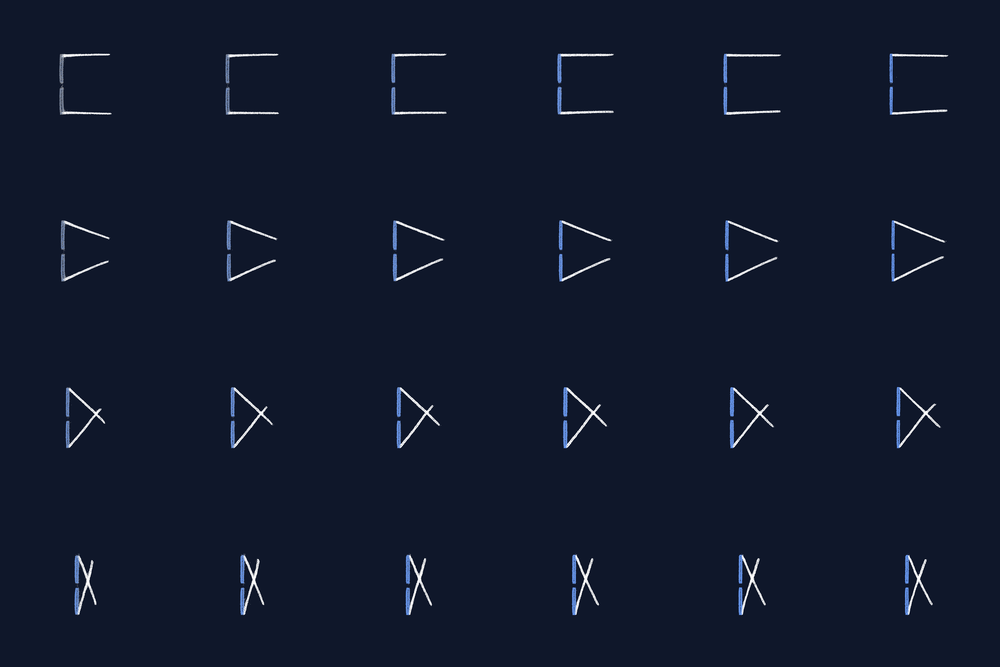
#> input picture data/20251108-171313/grid_xy.png, 1000 x 667 px, shrunk from 4800 x 3200 before the run
$ python image_combine.py -i data/20251108-171313
#> lines starting #> are read from the running program, lines starting #| are printed output that depends on the picture
"""Combine center-cropped PNG images from a folder into an n x n grid.

Usage:
    python image_combine.py --in-folder path/to/pngs --out combined.png --grid 4 --crop 0.7

Behavior:
- Reads all .png files in the input folder, sorted by numeric sequence when possible.
- Center-crops each image to the given fraction (0.7 -> keep center 70% x 70%).
- Resizes cropped tiles to a consistent tile size (based on the first image's crop size).
- Pastes up to grid*grid images into an n x n canvas, filling empty cells with black.
- Saves the combined image to --out (default: combined.png).

"""
from pathlib import Path
import argparse
import re
from PIL import Image
import sys
import time


def _natural_key(p: Path):
    """Return a key for sorting that tries to use the first integer in filename, else the name."""
    s = p.stem
    m = re.search(r"(\d+)", s)
    if m:
        return (0, int(m.group(1)), s)
    return (1, s)


def center_crop(img: Image.Image, fraction: float) -> Image.Image:
#> called with fraction = 0.8
    if not (0 < fraction <= 1.0):
        raise ValueError("crop fraction must be in (0, 1]")
    w, h = img.size
#> w = 1000; h = 667
    cw = int(round(w * fraction))
#> cw = 800
    ch = int(round(h * fraction))
#> ch = 534
    left = (w - cw) // 2
#> left = 100
    top = (h - ch) // 2
#> top = 66
    return img.crop((left, top, left + cw, top + ch))
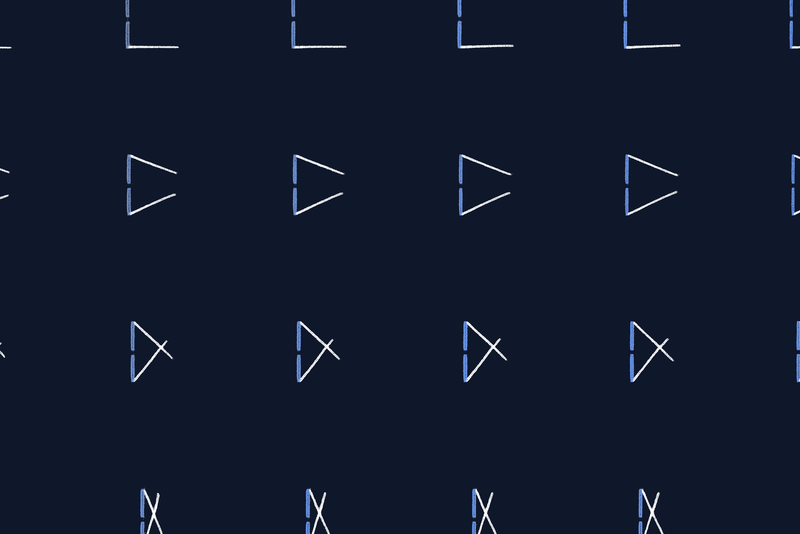
#> returned value: PIL image 800x534 RGBA; mean R, G, B, A 17.3, 25.5, 44.7, 255


def combine_images(folder: Path, out_path: Path, n: int = 4, m: int = 4, crop: float = 0.7):
    pngs = sorted(folder.glob("*.png"), key=_natural_key)
    if not pngs:
        raise FileNotFoundError(f"No .png files found in: {folder}")

    max_tiles = n * m
    selected = pngs[:max_tiles]

    # Open first image to get tile size after crop
    first = Image.open(selected[0]).convert("RGBA")
    first_cropped = center_crop(first, crop)
    tile_w, tile_h = first_cropped.size
#> tile_w = 800; tile_h = 534

    # Prepare canvas (n rows x m cols)
    canvas_w = tile_w * m
#> canvas_w = 3200
    canvas_h = tile_h * n
#> canvas_h = 2136
    canvas = Image.new("RGBA", (canvas_w, canvas_h), (0, 0, 0, 255))

    # Paste first and remaining
    for idx, p in enumerate(selected):
        try:
            img = Image.open(p).convert("RGBA")
        except Exception as e:
            print(f"[warn] Failed to open {p}: {e}", file=sys.stderr)
            continue
        cropped = center_crop(img, crop)
        if cropped.size != (tile_w, tile_h):
            cropped = cropped.resize((tile_w, tile_h), resample=Image.LANCZOS)

        row = idx // m
        col = idx % m
        canvas.paste(cropped, (col * tile_w, row * tile_h))
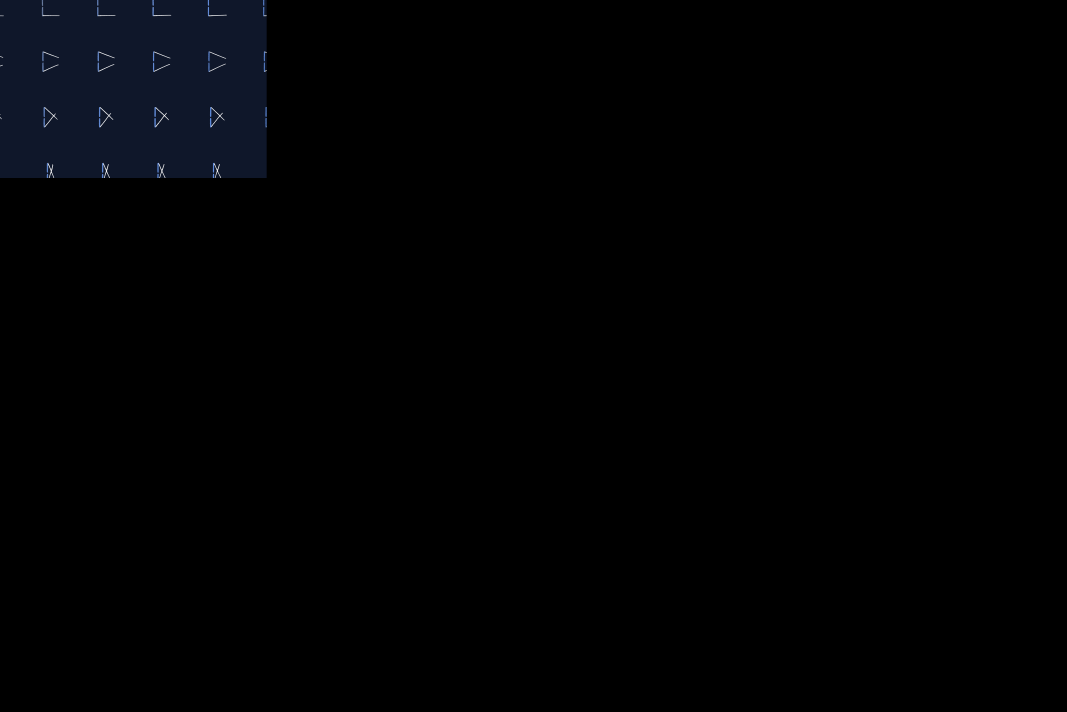
#> canvas: PIL image 3200x2136 RGBA (shown at 1/3 size); mean R, G, B, A 1.1, 1.6, 2.8, 255
#> pass 2 of the loop in combine_images, `for idx, p in enumerate(selected):`:
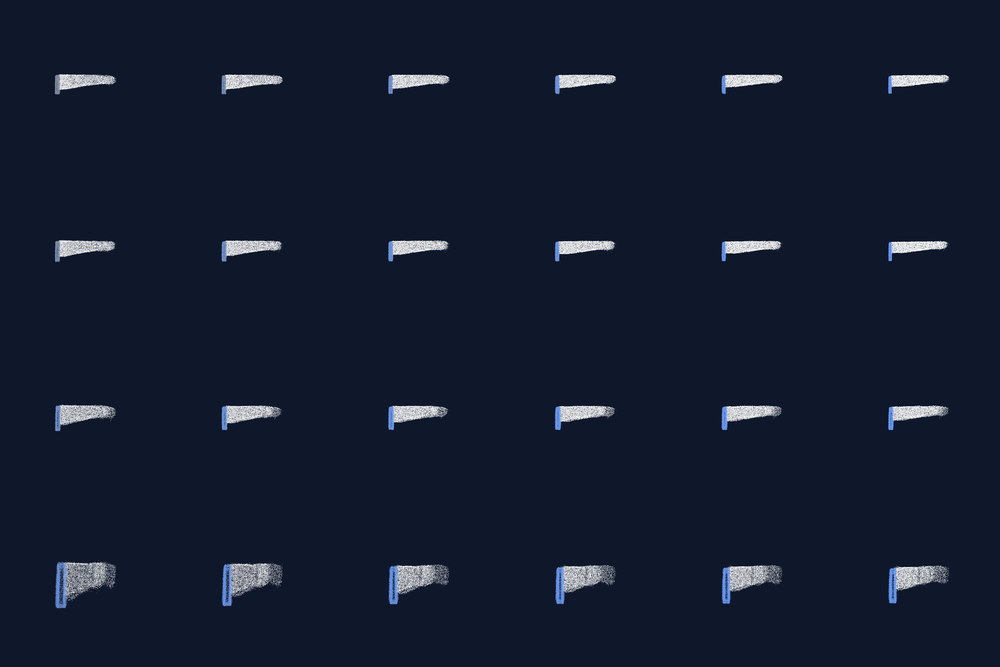
#> input picture data/20251108-171313/grid_xz.png, 1000 x 667 px, shrunk from 4800 x 3200 before the run
#> in center_crop (call 3), `return img.crop((left, top, left + cw, top + ch))`:
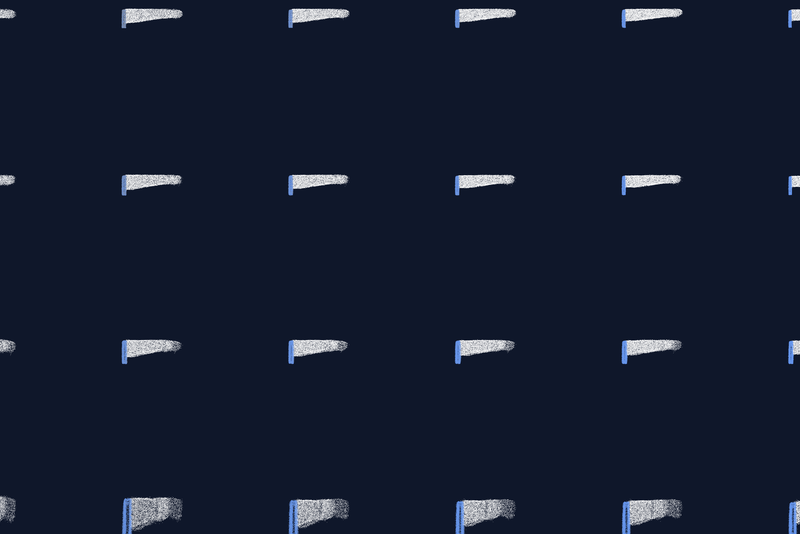
#> returned value: PIL image 800x534 RGBA; mean R, G, B, A 20.5, 28.5, 47.4, 255
#> in combine_images, `canvas.paste(cropped, (col * tile_w, row * tile_h))`:
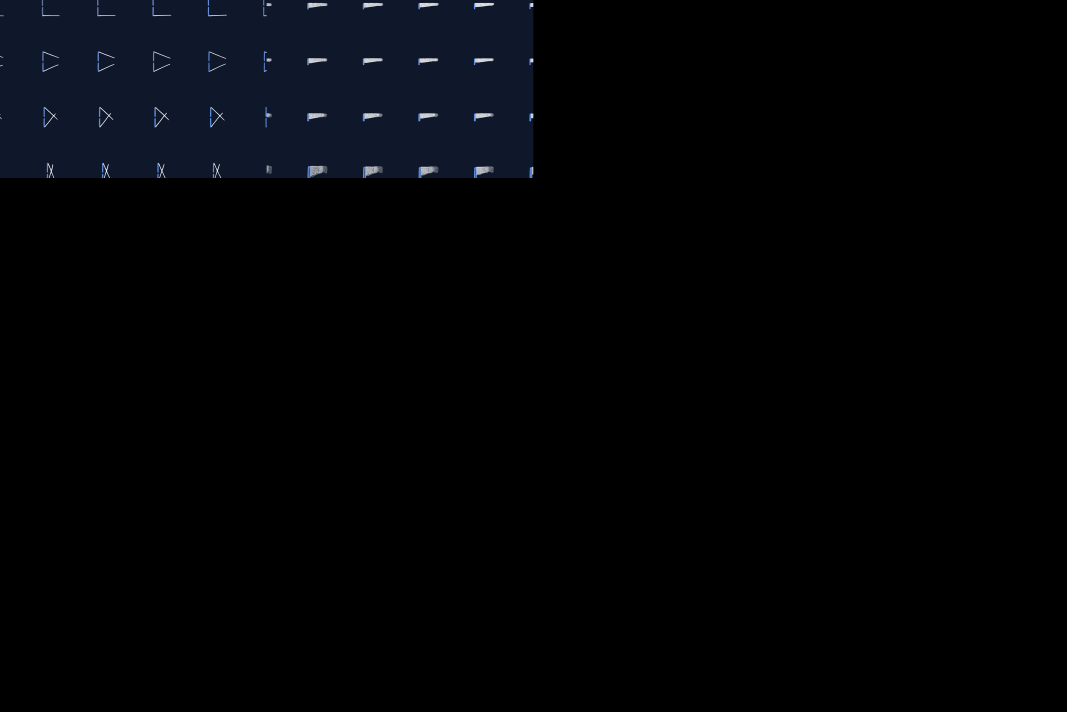
#> canvas: PIL image 3200x2136 RGBA (shown at 1/3 size); mean R, G, B, A 2.4, 3.4, 5.8, 255

    # If fewer images than grid*grid, remaining cells remain black

    # Save as RGBA or convert to RGB if user prefers
    # Save as PNG to preserve transparency if present
    canvas.save(out_path)
    return out_path


def main():
    parser = argparse.ArgumentParser("Combine center-cropped PNGs into an n x n grid")
    parser.add_argument("--in-folder", "-i", type=str, required=True, help="Folder containing .png files")
    parser.add_argument("--out", "-o", type=str, default="combined.png", help="Output combined image path")
    parser.add_argument("--grid", "-g", nargs=2, type=int, default=[4, 4], metavar=("N", "M"), help="Grid size as two ints: N M (rows x cols). Example: -g 4 5")
    parser.add_argument("--crop", "-c", type=float, default=0.8, help="Center crop fraction (0-1], e.g., 0.7 keeps center 70%%)")

    args = parser.parse_args()
    folder = Path(args.in_folder)
    out = Path(args.out)
    # append timestamp to output filename
    ts = time.strftime("%Y%m%d_%H%M%S")
    if out.exists() and out.is_dir():
        out = out / f"combined_{ts}.png"
    else:
        # place timestamp before suffix, keep extension if present
        if out.suffix:
            out = out.with_name(f"{out.stem}_{ts}{out.suffix}")
        else:
            out = out.with_name(f"{out.name}_{ts}.png")
    out.parent.mkdir(parents=True, exist_ok=True)

    if not folder.exists() or not folder.is_dir():
        parser.error(f"--in-folder must be an existing directory: {folder}")

    if args.grid[0] <= 0 or args.grid[1] <= 0:
        parser.error("--grid values must be >= 1")

    try:
        path = combine_images(folder, out, n=int(args.grid[0]), m=int(args.grid[1]), crop=args.crop)
    except Exception as e:
        print(f"[error] {e}", file=sys.stderr)
        sys.exit(2)

    print(f"Saved combined image: {path}")


if __name__ == "__main__":
    main()
